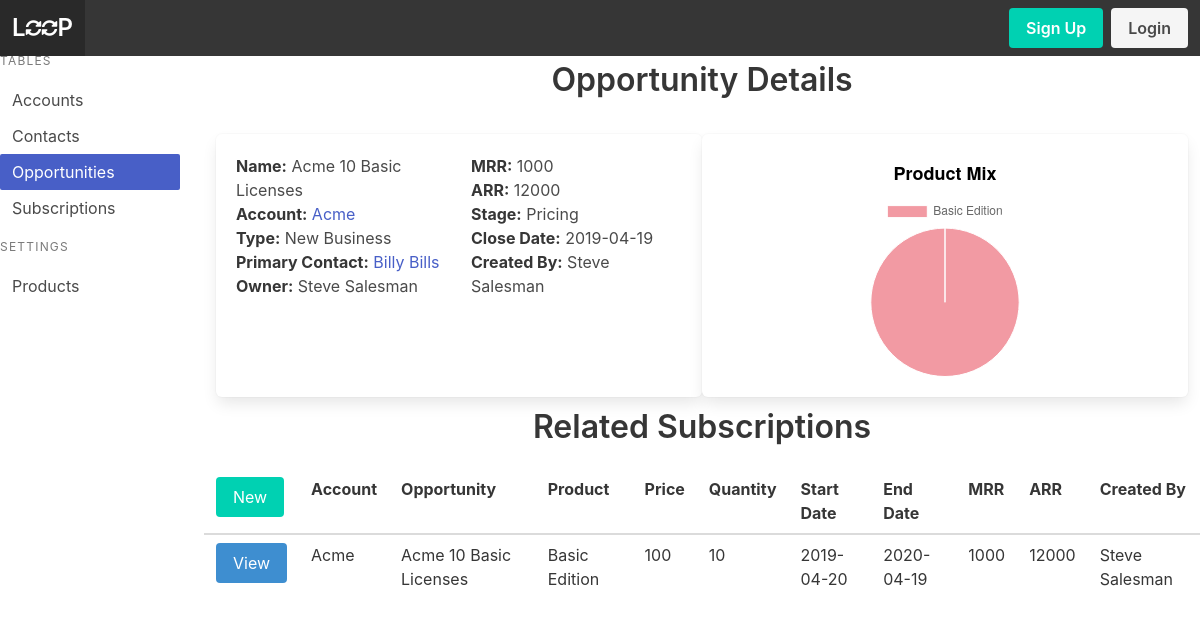
The page /opportunity/1/r on the database as committed earlier.
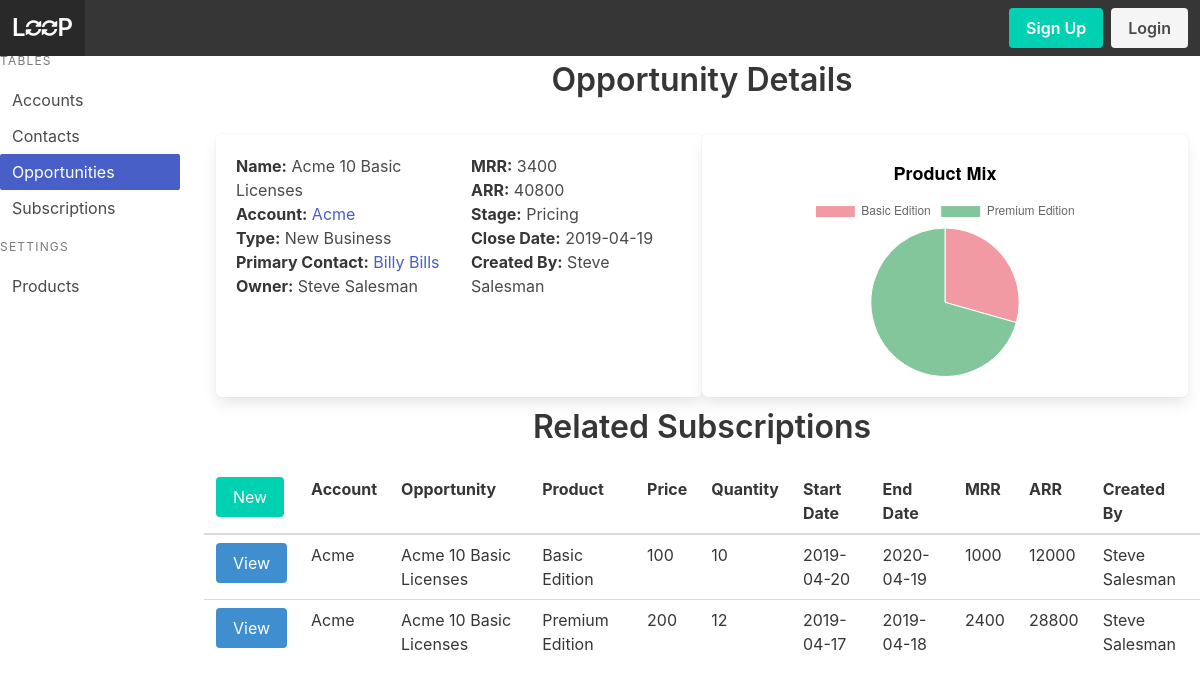
The same page on the database as committed later.
### models.py (models this page shows, shortened)
class Opportunity(Model):
    account = ForeignKeyField(model=Account, null=True, backref='opportunity')
    name = CharField()
    owner = ForeignKeyField(model=User, null=True, backref='owner')
    opportunity_type = CharField()
    primary_contact = ForeignKeyField(model=Contact, null=True, backref='opportunity')
    mrr = DecimalField()
    arr = DecimalField()
    stage = CharField()
    close_date = DateField()
    created_by = ForeignKeyField(model=User, null=True, backref='creator')
    class Meta:
        database = DATABASE

class Account(Model):
    name = CharField()
    owner = ForeignKeyField(model=User, null=True, backref='owner')
    created_by = ForeignKeyField(model=User, null=True, backref='creator')
    account_type = CharField()
    street = CharField()
    city = CharField()
    state = CharField()
    country = CharField()
    website = CharField()
    mrr = DecimalField()
    arr = DecimalField()
    class Meta:
        database = DATABASE

class Contact(Model):
    account = ForeignKeyField(model=Account, null=True, backref='contact')
    owner = ForeignKeyField(model=User, null=True, backref='owner')
    created_by = ForeignKeyField(model=User, null=True, backref='creator')
    first_name = CharField()
    last_name = CharField()
    title = CharField()
    department = CharField()
    street = CharField()
    city = CharField()
    state = CharField()
    country = CharField()
    phone = CharField()
    email = CharField()
    class Meta:
        database = DATABASE

class User(UserMixin, Model):
    username = CharField(unique=True)
    fullname = CharField()
    email = CharField(unique=True)
    password = CharField(max_length=100)
    joined_at = DateTimeField(default=datetime.datetime.now)
    is_admin = BooleanField(default=False)
    class Meta:
        database = DATABASE

class Subscription(Model):
    account = ForeignKeyField(model=Account, null=True, backref='subscription')
    opportunity = ForeignKeyField(model=Opportunity, null=True, backref='subscription')
    product = ForeignKeyField(model=Product, null=True, backref='subscription')
    product_price = DecimalField()
    quantity = IntegerField()
    sub_start_date = DateField()
    sub_end_date = DateField()
    mrr = DecimalField()
    arr = DecimalField()
    created_by = ForeignKeyField(model=User, null=True, backref='creator')
    class Meta:
        database = DATABASE

class Product(Model):
    name = CharField()
    price = DecimalField()
    class Meta:
        database = DATABASE

### app.py (the view)
@app.route('/opportunity', methods=['GET'])
@app.route('/opportunity/', methods=['GET'])
@app.route('/opportunity/r', methods=['GET'])
@app.route('/opportunity/<opportunityid>', methods=['GET'])
@app.route('/opportunity/<opportunityid>/', methods=['GET'])
@app.route('/opportunity/<opportunityid>/r', methods=['GET'])
def opportunity(opportunityid=None):
    opportunities = models.Opportunity.select()
    opp_stage_data = models.Opportunity.select(models.Opportunity.stage,fn.SUM(models.Opportunity.mrr).alias('mrr_in_stage')).group_by(models.Opportunity.stage)
    title = 'Opportunities'
    if opportunityid != None:
        opportunity = models.Opportunity.select().where(models.Opportunity.id == opportunityid).get()
        subscriptions = models.Subscription.select().where(models.Subscription.opportunity_id == opportunityid)
        prod_mrr = models.Subscription.select(models.Subscription.product, fn.SUM(models.Subscription.mrr).alias('mrr')).where(models.Subscription.opportunity_id == opportunityid).group_by(models.Subscription.product)
        print(prod_mrr)
        title = 'Opportunity Details'
        return render_template('opportunity-detail.html', opportunity=opportunity, user=g.user._get_current_object(), subscriptions=subscriptions, prod_mrr=prod_mrr, title=title)
    return render_template('opportunity.html', opportunities=opportunities, title=title, opp_stage_data=opp_stage_data)

### app.py (called while the page is built)
@app.before_request
def before_request():
    g.db = models.DATABASE
    g.db.connect()
    g.user = current_user

@app.after_request
def after_request(response):
    g.db.close()
    return response

### templates/opportunity-detail.html (shortened to what this page needs)
{% extends 'index.html' %}
{% from 'macros.html' import render_subscription %}
{% block content %}
<div class='tile is-parent'>
    <div class="tile is-child box">
        <div class="columns">
            <div class='column'>
                <p><strong>Name:</strong> {{opportunity.name}}</p>
                <p><strong>Account:</strong> {% if opportunity.account %}<a href="{{url_for('account',accountid=opportunity.account_id)}}">{{opportunity.account.name}}</a>{% endif %}</p>
                <p><strong>Type:</strong> {{opportunity.opportunity_type}}</p>
                <p><strong>Primary Contact:</strong> {% if opportunity.primary_contact %}<a href="{{url_for('contact',contactid=opportunity.primary_contact_id)}}">{{opportunity.primary_contact.first_name + ' ' + opportunity.primary_contact.last_name}}</a>{% endif %}</p>
                <p><strong>Owner:</strong> {% if opportunity.owner %}{{opportunity.owner.fullname}}{% endif %}</p>
            </div>
            <div class='column'>
                <p><strong>MRR:</strong> {{opportunity.mrr}}</p>
                <p><strong>ARR:</strong> {{opportunity.arr}}</p>
                <p><strong>Stage:</strong> {{opportunity.stage}}</p>
                <p><strong>Close Date:</strong> {{opportunity.close_date}}</p>
                <p><strong>Created By:</strong> {{opportunity.created_by.fullname}}</p>
            </div>
        </div>
    </div>
    <div class="tile is-child box">
        <canvas id='graph-1'></canvas>
    </div>
</div>
<div class='level'>
    <p class='title level-item'>Related Subscriptions</p>
</div>
<table class="table is-fullwidth is-hoverable">
    <thead>
        <tr>
            <td><a class='button is-primary' href="{{url_for('create_subscription', accountid=opportunity.account_id, opportunityid=opportunity.id)}}">New</a></td>
            <th>Account</th>
            <th>Opportunity</th>
            <th>Product</th>
            <th>Price</th>
            <th>Quantity</th>
            <th>Start Date</th>
            <th>End Date</th>
            <th>MRR</th>
            <th>ARR</th>
            <th>Created By</th>
        </tr>
    </thead>
    <tbody>
        {% for subscription in subscriptions %}
        {{ render_subscription(subscription) }}
        {% endfor %}
    </tbody>
</table>
<script>
    $(document).ready(function() {
        var graph1 = $('#graph-1');
        var graph1Chart = new Chart(graph1,{
            type: 'pie',
            data: {
                labels : [{% for prod in prod_mrr %}
                            "{{prod.product.name}}",
                            {% endfor %}],
                datasets : [{
                    backgroundColor: ['#e5374880','#088e3980','#4ae2d680','#eb42f780','#84e85580'],
                    borderColor: 'white',
                    hoverBackgroundColor: ['#e53748','#088e39','#4ae2d6','#eb42f7','#84e855'],
                    borderWidth: 1,
                    label: 'Monthly Revenue',
                    data : [
                        {% for prod in prod_mrr %}
                            "{{prod.mrr}}",
                        {% endfor %}
                        ]
                }]
            },
            options: {
                title: {
                    display: true,
                    text: 'Product Mix',
                    fontSize: 18,
                    fontColor: 'black'
                }
            }
        });
        $('#opp-menu').addClass('is-active');
    });
</script>
{% endblock %}

### templates/index.html (shortened to what this page needs)
<!DOCTYPE html>
<html lang="en">
<head>
    <link rel="stylesheet" href="https://cdnjs.cloudflare.com/ajax/libs/bulma/0.7.4/css/bulma.css">
    <link rel="stylesheet" href="https://use.fontawesome.com/releases/v5.8.1/css/all.css">
    <link rel="stylesheet" href="{{url_for('static', filename='style.css')}}">
</head>
<body class='has-navbar-fixed-top'>
    <header>
        <nav class="navbar is-fixed-top is-dark" role="navigation" aria-label="main navigation">
            <div class="navbar-brand">
                <a class="navbar-item has-text-weight-semibold" href="{{ url_for('index') }}"><span class='is-size-4'>L </span><i class="fas fa-sync-alt"></i><i class="fas fa-sync-alt"></i><span class='is-size-4'> P</span></a>
            </div>
            <div class="navbar-menu">
              <div class="navbar-end">
                <div class="navbar-item">
                  <div class="buttons">
                    {% if current_user.is_authenticated %}
                    <a class="button is-light has-text-weight-semibold" href="{{url_for('profile')}}" title="profile">Profile</a>
                    <a class="button is-light has-text-weight-semibold" href="{{ url_for('logout') }}" title="logout">Logout</a>
                    {% else %}
                    <a class="button is-primary has-text-weight-semibold" href="{{ url_for('signup') }}" title="register">Sign Up</a>
                    <a class="button is-light has-text-weight-semibold" href="{{ url_for('login') }}" title="login">Login</a>
                    {% endif %}
                  </div>
                </div>
              </div>
            </div>
          </nav>
    </header>
    <main class='columns'>
        <aside class="menu column is-2">
            <p class="menu-label">
                Tables
            </p>
            <ul class="menu-list">
                <li><a id='account-menu' href="{{url_for('account')}}">Accounts</a></li>
                <li><a id='contact-menu' href="{{url_for('contact')}}">Contacts</a></li>
                <li><a id='opp-menu' href="{{url_for('opportunity')}}">Opportunities</a></li>
                <li><a id='sub-menu' href="{{url_for('subscription')}}">Subscriptions</a></li>
            </ul>
            <p class="menu-label">
                Settings
            </p>
            <ul class="menu-list">
                <li><a id='product-menu' href="{{url_for('product')}}">Products</a></li>
            </ul>
        </aside>
        <section class='column'>
            <div class='level core-title'>
                <p id='core-title' class='title level-item'>{{title}}</p>
            </div>
            {% block content %}
            {% endblock %}
        </section>
    </main>
</body>
</html>

### templates/macros.html (shortened to what this page needs)
{% macro render_subscription(subscription) %}
    <tr>
        <td><a class='button is-info' href="{{url_for('subscription', subscriptionid=subscription.id)}}">View</a></td>
        <td>{% if subscription.account %}{{subscription.account.name}}{% endif %}</td>
        <td>{% if subscription.opportunity %}{{subscription.opportunity.name}}{% endif %}</td>
        <td>{% if subscription.product %}{{subscription.product.name}}{% endif %}</td>
        <td>{{subscription.product_price}}</td>
        <td>{{subscription.quantity}}</td>
        <td>{{subscription.sub_start_date}}</td>
        <td>{{subscription.sub_end_date}}</td>
        <td>{{subscription.mrr}}</td>
        <td>{{subscription.arr}}</td>
        <td>{% if subscription.created_by %}{{subscription.created_by.fullname}}{% endif %}</td>
    </tr>
{% endmacro %}

### static/style.css (style rules this page uses)
.core-title { margin-top: 10px; }
canvas { height: 100%; }

Rows that differ between the two databases and show on the page:
changed Opportunity "Acme 10 Basic Licenses": mrr "1000" → "3400"; arr "12000" → "40800"
added Subscription: account.name "Acme", opportunity.name "Acme 10 Basic Licenses", product.name "Premium Edition", product_price "200", quantity "12", sub_start_date "2019-04-17", sub_end_date "2019-04-18", mrr "2400", arr "28800", created_by.fullname "Steve Salesman"
Other text that changed with them:
chart data {{ prod.product.name }}: Basic Edition → Basic Edition, Premium Edition
chart data {{ prod.mrr }}: 1000 → 1000, 2400
